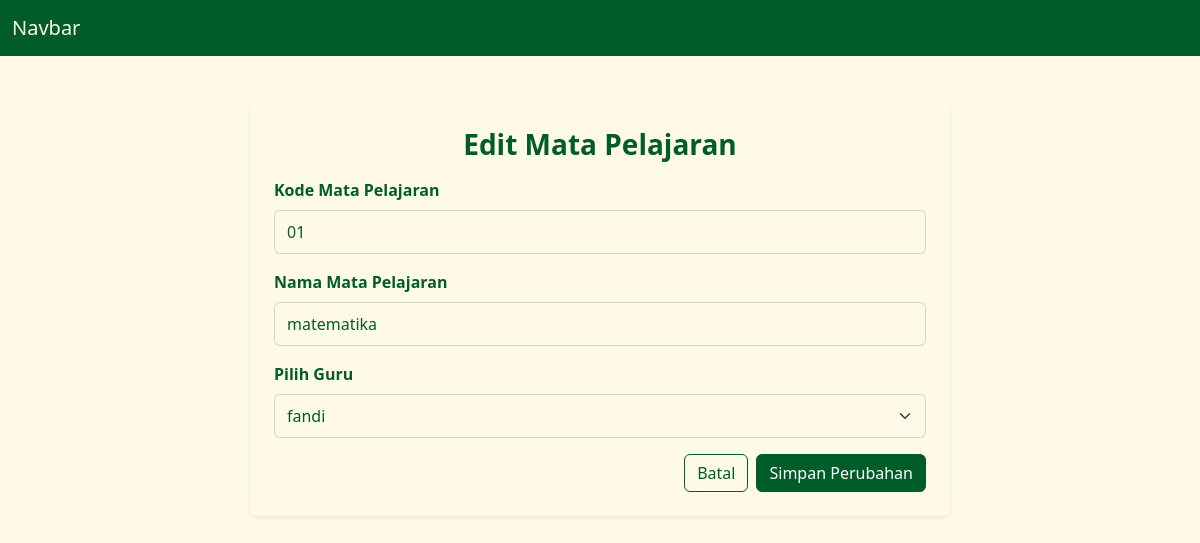
The app's page /edit/edit_mapel.php?id=1 with its own data.
### tables this page shows
CREATE TABLE `mapel` (
  `id` int(11) NOT NULL,
  `kode_mapel` varchar(10) NOT NULL,
  `nama_mapel` varchar(100) NOT NULL,
  `guru_id` int(11) NOT NULL
);

CREATE TABLE `guru` (
  `id` int(11) NOT NULL,
  `nip` varchar(20) NOT NULL,
  `nama` varchar(100) NOT NULL,
  `jenis_kelamin` enum('L','P') NOT NULL,
  `user_id` int(11) NOT NULL
);

### edit/edit_mapel.php (the view, shortened to what this page needs)
<?php
require_once __DIR__ . '/../navbar/koneksi.php';
$id = filter_input(INPUT_GET, 'id', FILTER_VALIDATE_INT);
$mapelStatement = mysqli_prepare($koneksi, 'SELECT id, kode_mapel, nama_mapel, guru_id FROM mapel WHERE id = ?');
mysqli_stmt_bind_param($mapelStatement, 'i', $id);
mysqli_stmt_execute($mapelStatement);
$mapelResult = mysqli_stmt_get_result($mapelStatement);
$mapel = mysqli_fetch_assoc($mapelResult);
$oldInput = $_SESSION['edit_mapel_old'] ?? [];
$mapel['kode_mapel'] = $oldInput['kode_mapel'] ?? $mapel['kode_mapel'];
$mapel['nama_mapel'] = $oldInput['nama_mapel'] ?? $mapel['nama_mapel'];
$mapel['guru_id'] = $oldInput['guru_id'] ?? $mapel['guru_id'];
$guruList = mysqli_query($koneksi, 'SELECT id, nama FROM guru ORDER BY nama ASC');
?>
<!DOCTYPE html>
<html lang="id">
<head>
    <link href="https://cdn.jsdelivr.net/npm/bootstrap@5.3.3/dist/css/bootstrap.min.css" rel="stylesheet">
    <link href="../css/theme.css" rel="stylesheet">
</head>
<body class="bg-light">
<?php require_once __DIR__ . '/../navbar/navbar.php'; ?>
<div class="container py-5">
    <div class="card shadow-sm border-0 form-shell mx-auto" style="max-width: 700px;">
        <div class="card-body p-4">
            <h3 class="fw-bold mb-3 text-center">Edit Mata Pelajaran</h3>
            <form action="aksi_edit_mapel.php" method="POST">
                <div class="mb-3">
                    <label for="kode_mapel" class="form-label fw-semibold">Kode Mata Pelajaran</label>
                    <input type="text" class="form-control" id="kode_mapel" name="kode_mapel" maxlength="10" value="<?= htmlspecialchars($mapel['kode_mapel'], ENT_QUOTES, 'UTF-8'); ?>" required>
                </div>
                <div class="mb-3">
                    <label for="nama_mapel" class="form-label fw-semibold">Nama Mata Pelajaran</label>
                    <input type="text" class="form-control" id="nama_mapel" name="nama_mapel" maxlength="100" value="<?= htmlspecialchars($mapel['nama_mapel'], ENT_QUOTES, 'UTF-8'); ?>" required>
                </div>
                <div class="mb-3">
                    <label for="guru_id" class="form-label fw-semibold">Pilih Guru</label>
                    <select class="form-select" id="guru_id" name="guru_id" required>
                        <?php while ($guru = mysqli_fetch_assoc($guruList)): ?>
                            <option value="<?= (int) $guru['id']; ?>" <?= (int) $mapel['guru_id'] === (int) $guru['id'] ? 'selected' : ''; ?>>
                                <?= htmlspecialchars($guru['nama'], ENT_QUOTES, 'UTF-8'); ?>
                            </option>
                        <?php endwhile; ?>
                    </select>
                </div>
                <div class="d-grid gap-2 d-md-flex justify-content-md-end">
                    <a href="../tabel/tabel_mapel.php" class="btn btn-secondary">Batal</a>
                    <button type="submit" class="btn btn-primary">Simpan Perubahan</button>
                </div>
            </form>
        </div>
    </div>
</div>
<?php require_once __DIR__ . '/../navbar/footer.php'; ?>
</body>
</html>

### css/theme.css (style rules this page uses)
:root { --theme-cream: #fffae8; --theme-green: #005c28; --theme-coral: #f9533c; --bs-primary: var(--theme-green); --bs-primary-rgb: 0, 92, 40; --bs-success: var(--theme-green); --bs-success-rgb: 0, 92, 40; --bs-danger: var(--theme-coral); --bs-danger-rgb: 249, 83, 60; --bs-warning: var(--theme-coral); --bs-warning-rgb: 249, 83, 60; --bs-body-bg: var(--theme-cream); --bs-body-color: var(--theme-green); --bs-link-color: var(--theme-green); --bs-link-hover-color: var(--theme-coral); --bs-border-color: rgba(0, 92, 40, .2); }
body { background-color: var(--theme-cream); color: var(--theme-green); }
.bg-light, .bg-white { background-color: var(--theme-cream) !important; }
.btn-primary, .btn-success { --bs-btn-bg: var(--theme-green); --bs-btn-border-color: var(--theme-green); --bs-btn-hover-bg: #00491f; --bs-btn-hover-border-color: #00491f; --bs-btn-active-bg: #003d1a; --bs-btn-active-border-color: #003d1a; }
.btn-secondary { --bs-btn-color: var(--theme-green); --bs-btn-bg: transparent; --bs-btn-border-color: var(--theme-green); --bs-btn-hover-color: var(--theme-cream); --bs-btn-hover-bg: var(--theme-green); --bs-btn-hover-border-color: var(--theme-green); }
.card { --bs-card-bg: var(--theme-cream); }
.form-shell { width: 100%; max-width: 30rem; margin-inline: auto; border: 0; }
.form-shell .card-body { padding: 1.5rem; }
.form-shell .form-label { display: block; margin-bottom: .5rem; font-weight: 600; }
.form-shell .form-control, .form-shell .form-select { min-height: 2.75rem; }

### records on screen
mapel: kode_mapel "01", nama_mapel "matematika", guru_id "fandi"
